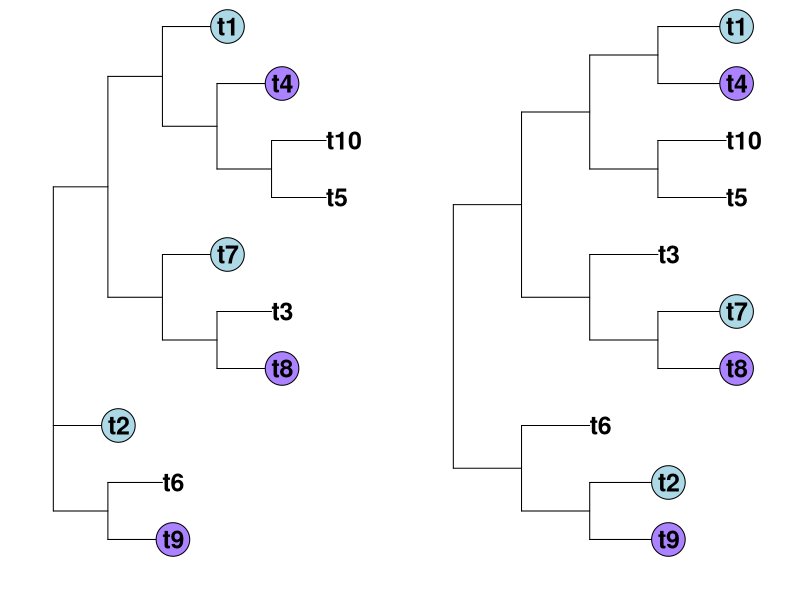
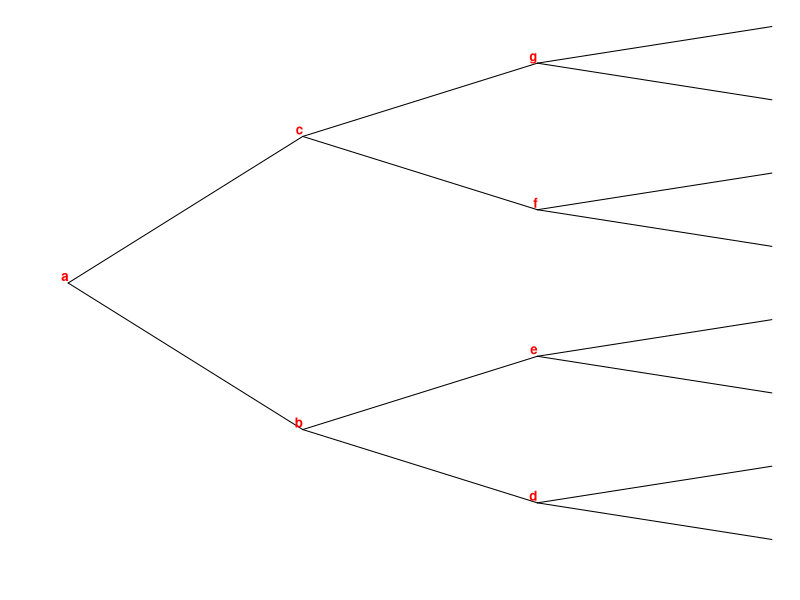
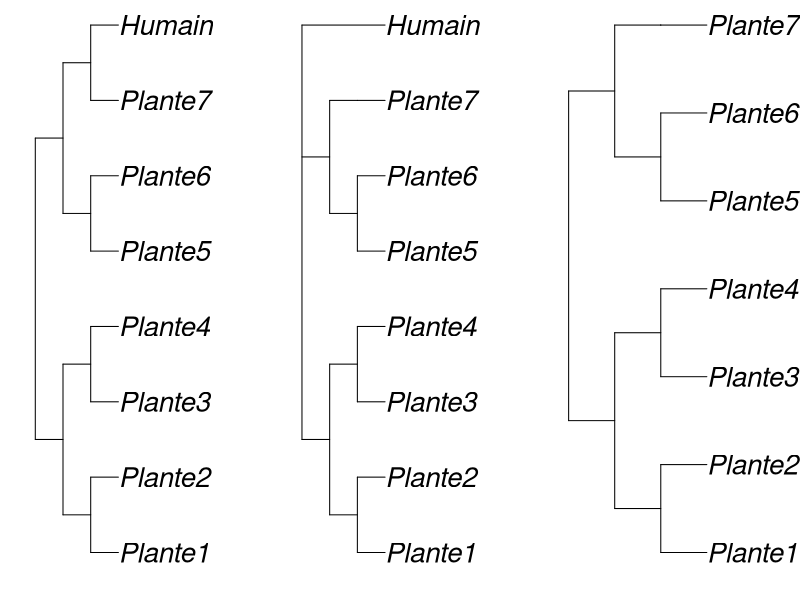
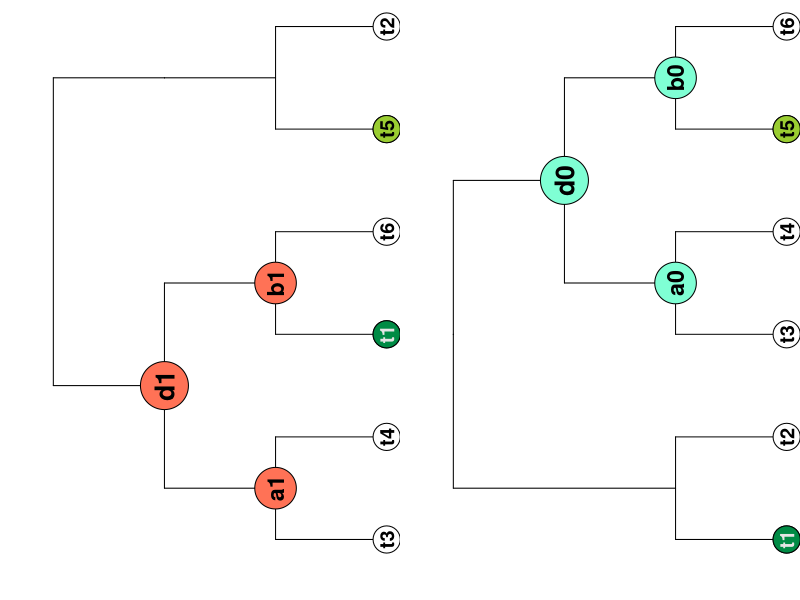
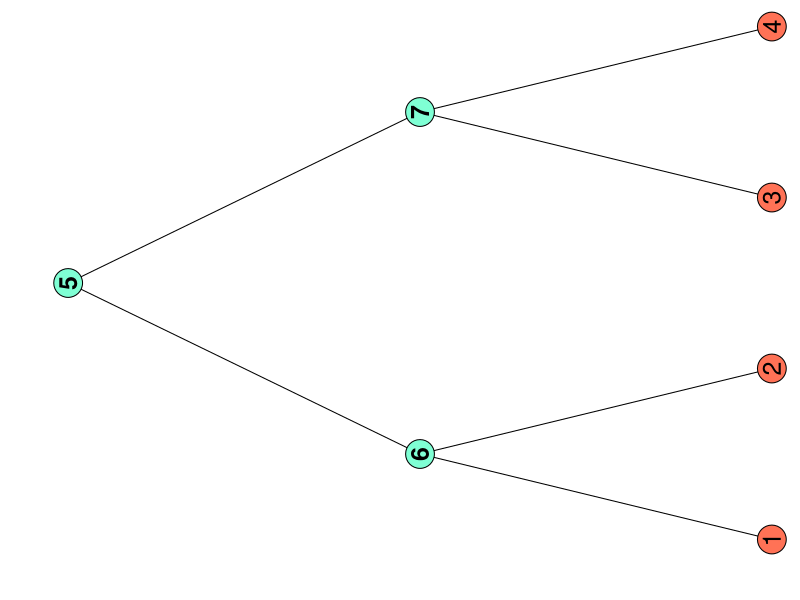
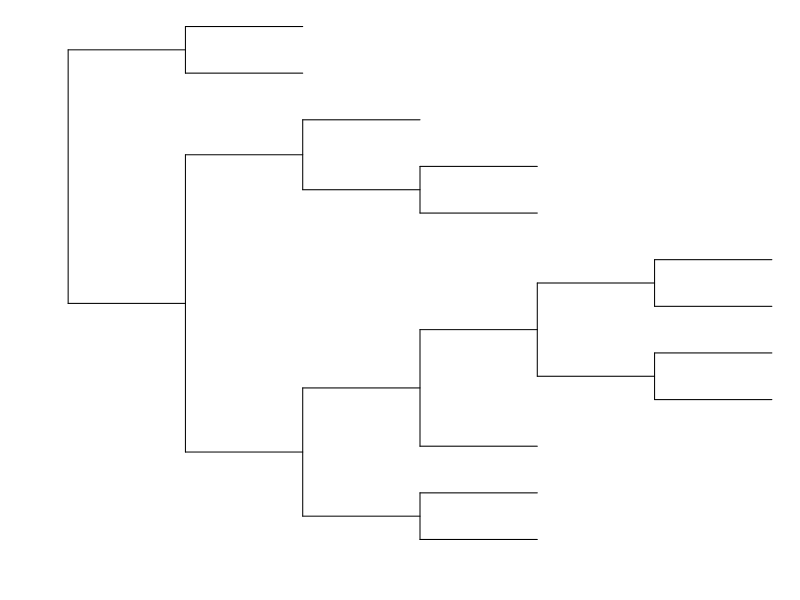
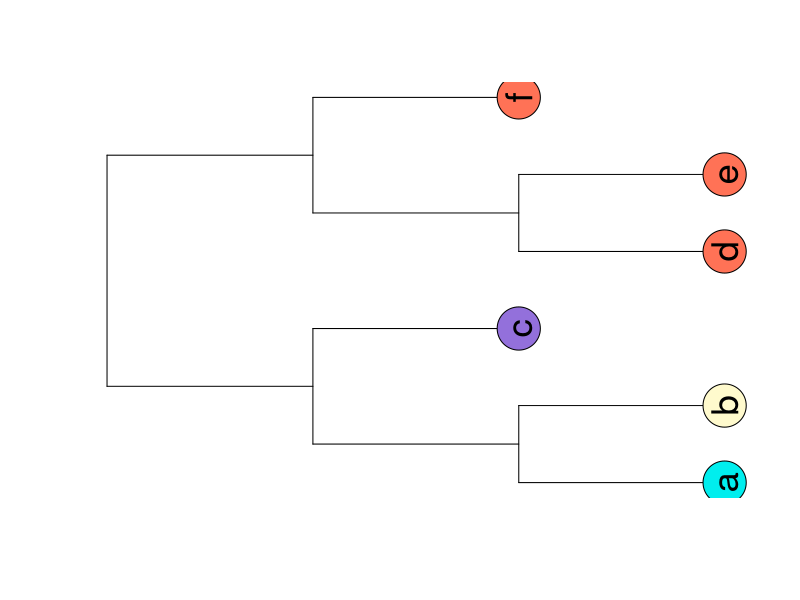
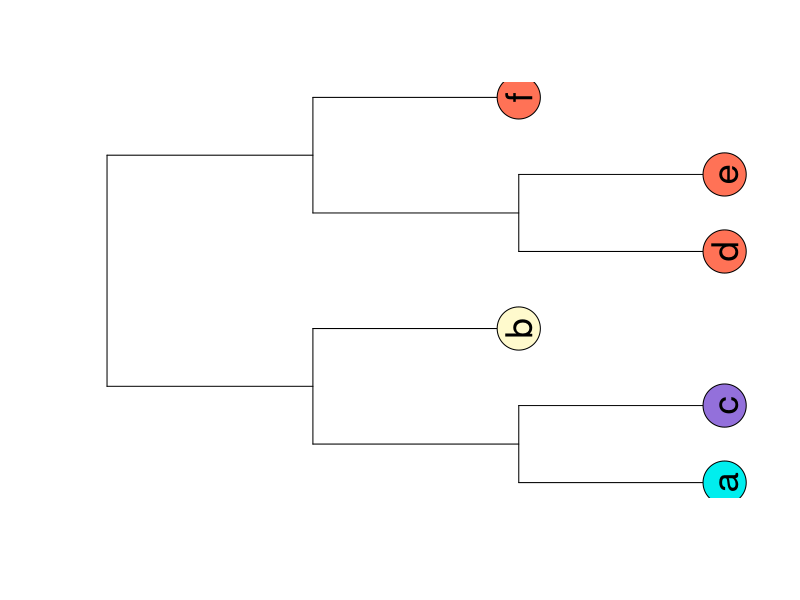

The R source for these figures, in order:
library(ape)
library(dplyr)
par(xpd = TRUE, mar = c(2, 2, 0.3, 0))


# Prend en compte la distance de déplacement des feuilles
createTaxPhyAlt <- function(nbLeaves = 10, nb.move = 2, dist = 4){
  
  # Vérif 
  if (dist <= 2 || dist > nbLeaves/2){
    return(print("Argument 'dist', has to be between 2 and half the number of leaves"))
  }
  # Création de l'arbre taxo
  taxo = rtree(nbLeaves, rooted = FALSE)
  taxo$edge.length[] <- 1 # Toutes les arrêtes font 1 de long
  
  # Matrice de distance et choix des feuilles ####
  # Récupérer des couples à une certaine distance 
  # Peux pas prendre 2 fois la même feuille
  distMat = cophenetic.phylo(taxo) 
  distMat[lower.tri(distMat)] <- NA
  tmpcoords = data.frame(which(distMat == dist, arr.ind = T)) # Coordonnées OK
  # Enlever doubles dans ligne; dans colonnes; entre lignes et colonnes
  tmpcoords = distinct(tmpcoords, row, .keep_all = T) 
  tmpcoords = distinct(tmpcoords, col, .keep_all = T) 
  tmpcoords = tmpcoords[-(na.omit(match(tmpcoords$row, tmpcoords$col))),]
  
  # Choix de le feuille à déplacer et de la feuille où déplacer
  tipMoved = c()
  tipTo = c()
  i = 1
  if (nrow(tmpcoords) >= nb.move){ # Au moins autant de résultats que demandé
    while (i <= nb.move){
      tipTo = append(tipTo, tmpcoords[i,1])
      tipMoved = append(tipMoved, tmpcoords[i,2])
      i = i+1
    }
  } else return(createTaxPhyAlt(nbLeaves, nb.move, dist)) # Sinon, relancer
  
  # Formatage pour benchmark
  tipsNumber = sub(".", "", taxo$tip.label)
  wrongTips = taxo$tip.label[tipMoved]
  
  # Création arbre phylo ####
  #' [Visu taxo et phylo]
  par(xpd = TRUE) # Permettre à la légende de sortir du cadre de la figure
  taxo = makeNodeLabel(taxo, method = "number", prefix = "tax") 
  
  layout(matrix(c(1,2),1,2)) # Matrice pour tracer les plots
  
  # Plot arbre taxo avec les bons nom
  plot(taxo, cex = 1.5, font = 2)
  #nodelabels(taxo$node.label, adj = c(1,-0.2), frame = "n", cex = 0.8, font = 2, col="red")
  tiplabels(taxo$tip.label[tipTo], tipTo, frame = "c",
            adj=0, font = 2, cex = 1.5, bg = "mediumpurple1")
  tiplabels(wrongTips, tipMoved, frame = "c",
            adj=0, bg = "lightblue", font = 2, cex = 1.5)
  
  # Création arbre phylo
  phylo = taxo
  tipToAdjust = c()
  for (i in 1:length(tipMoved)){
    # Ajuste l'indice des feuilles dans phylo comme on en enlève une par une
    tmptree = keep.tip(taxo, taxo$tip.label[tipMoved[i]])
    phylo = drop.tip(phylo, taxo$tip.label[tipMoved[i]])
    tipToAdjust = append(tipToAdjust,
                         which(phylo$tip.label == taxo$tip.label[tipTo[i]])) 
    phylo = bind.tree(phylo, tmptree, where = tipToAdjust[i], position =  0.5)
  }
  phylo$edge.length[] <- 1
  
  # Plot arbre phylo
  tipMovedTo = match(taxo$tip.label[tipMoved], phylo$tip.label)
  phylo = makeNodeLabel(phylo, method = "number", prefix = "phy")
  plot(phylo, cex = 1.5, font = 2)
  #nodelabels(phylo$node.label, adj = c(1,-0.2), frame = "n", cex = 0.8, font = 2, col="red")
  tiplabels(taxo$tip.label[tipTo], tipToAdjust, frame = "c",
            adj=0, bg = "mediumpurple1", font = 2, cex = 1.5)
  tiplabels(taxo$tip.label[tipMoved], tipMovedTo,
            adj=0, frame = "c", bg = "lightblue", font = 2, cex = 1.5)
  
  
  # Nombre d'arrêtes entre les paires de feuilles déplacées ####
  edgeDist = c()
  notWrongTips = c()
  wrongTips = sub(".","",wrongTips)
  
  for (i in 1:nb.move) {
    edges = (length(nodepath(taxo, tipMoved[i], tipTo[i])))-1
    if (edges == 2) {
      notWrongTips = append(notWrongTips, tipsNumber[tipMoved[i]])
    }
    edgeDist = append(edgeDist, edges)
  }
  
  if (!(identical(pmatch(notWrongTips, wrongTips), integer(0)))){
    realWrongTips = wrongTips[-pmatch(notWrongTips, wrongTips)]
  } else realWrongTips = wrongTips
  
  
  taxo[[6]] = "taxo"
  names(taxo)[6] = "name"
  
  phylo[[6]] = "phylo"
  names(phylo)[6] = "name"
  
  return(list(taxo = taxo, phylo = phylo, 
              notWrongTips = notWrongTips, truth = c(tipsNumber[-c(tipMoved,tipTo)], notWrongTips),
              edgeDist = edgeDist, realWrongTips = realWrongTips, wrongTips = wrongTips))
}
createTaxPhyAlt(nbLeaves = 10, nb.move = 3, dist = 3)

# Arbre équilibré ####
layout(matrix(c(1),1,1))
a = stree(8, "b")
a$edge.length = rep(1, length(a$tip.label)*2-2)
a$node.label = c("a","b","d","e","c","f","g")

plot.phylo(a, "c", show.node.label = F, show.tip.label = F)
nodelabels(a$node.label, adj = c(1,-0.2), frame = "n", cex = 0.8, font = 2, col="red")
ape::write.tree(a)

# Exemple humain:plante ####
layout(matrix(c(1,2,3),1,3))

a = read.tree(text = "(((Plante1:1,Plante2:1)d:1,(Plante3:1,Plante4:1)e:1)b:1,((Plante5:1,Plante6:1)f:1,(Plante7:1,Humain:1)g:1)c:1)a;")
b = read.tree(text = "(((Plante1:1,Plante2:1)d:1,(Plante3:1,Plante4:1)e:1)b:1,((Plante5:1,Plante6:1)f:1,(Plante7:1)g:1)c:1,Humain:3)a;")
c = read.tree(text = "(((Plante1:1,Plante2:1)d:1,(Plante3:1,Plante4:1)e:1)b:1,((Plante5:1,Plante6:1)f:1,(Plante7:1)g:1)c:1)a;")

plot.phylo(a, show.node.label = F, cex = 2.5)
plot(b, cex = 2.5)
plot(c, cex = 2.5)

# Exemple MAST KAST ####
# Arbres de départ

layout(matrix(c(1),1,1))
a = read.tree(text = "(((a:1,b:1):1,c:1):1,((d:1,e:1):1,f:1):1);")
b = read.tree(text = "(((a:1,c:1):1,b:1):1,((d:1,e:1):1,f:1):1);")

png("./graphes/kast_a1.png", width = 350, height = 550)
plot(a)
tiplabels(a$tip.label, cex = 2.2, frame = "c", col = c("black"), 
          bg = c("cyan2","lemonchiffon","mediumpurple",rep("coral1",3)) , srt=90)
dev.off()

png("./graphes/kast_b1.png", width = 350, height = 550)
plot(b)
tiplabels(b$tip.label, cex = 2.2, frame = "c", col = c("black"), 
          bg = c("cyan2","mediumpurple","lemonchiffon",rep("coral1",3)) , srt=90)
dev.off()

# MASTS
#layout(matrix(c(1,2,3),1,3))
m1 = read.tree(text = "((a:1,b:1):1,((d:1,e:1):1,f:1):1);")
m2 = read.tree(text = "((a:1,c:1):1,((d:1,e:1):1,f:1):1);")
m3 = read.tree(text = "((b:1,c:1):1,((d:1,e:1):1,f:1):1);")

png("./graphes/kast_m1.png", width = 350, height = 550)
plot(m1)
tiplabels(m1$tip.label, cex = 2.2, frame = "c", col = "black", 
          bg = c("cyan2","lemonchiffon",rep("coral1",3)) , srt=90)
dev.off()

png("./graphes/kast_m2.png", width = 350, height = 550)
plot(m2)
tiplabels(m2$tip.label, cex = 2.2, frame = "c", col = "black", 
          bg = c("cyan2","mediumpurple",rep("coral1",3)) , srt=90)
dev.off()

png("./graphes/kast_m3.png", width = 350, height = 550)
plot(m3)
tiplabels(m3$tip.label, cex = 2.2, frame = "c", col = "black", 
          bg = c("lemonchiffon","mediumpurple",rep("coral1",3)) , srt=90)
dev.off()

# KAST
layout(matrix(c(1),1,1))
k1 = read.tree(text = "((d:1,e:1):1,f:1):1;")

png("./graphes/kast_k1.png", width = 350, height = 550)
plot(k1)
tiplabels(k1$tip.label, cex = 2.2, frame = "c", col = c("black"), 
          bg = c("coral1") , srt=90)
dev.off()

# Exemple MAST DIAG et MAST matching ####
layout(matrix(c(1,2),1,2))
a = read.tree(text = "(((t3:0.5,t4:0.5)a1:0.5,(t1:0.5,t6:0.5)b1:0.5)d1:0.5,((t5:0.5,t2:0.5)c1:0.5)f0:0.5)top;")
plot.phylo(a, show.node.label = F, show.tip.label = F)
# Plots high nodes in circles
nodelabels(a$node.label[2], node = 2+6, col="black", 
           adj = c(0.5,0.5), frame = "c", cex = 1.6, font = 2, 
           bg=c("coral1"),srt = 90)
# Plot low nodes
nodelabels(a$node.label[c(3,4)], node = c(3,4)+6, col="black",
           adj = c(0.5,0.5), frame = "c", cex = 1.4, font = 2, 
           bg=c(rep("coral1",2)),srt = 90)
# Plpot leaves
tiplabels(a$tip.label, frame = "c", cex = 1.2, font = 2, srt = 90, bg = "white")
tiplabels(a$tip.label[c(3,5)], tip = c(3,5), frame = "c", cex = 1.2, font = 2, 
          srt = 90, bg = c("springgreen4","olivedrab3"), col = c("grey90","black"))


b = read.tree(text = "(((t1:0.5,t2:0.5)c1:1,((t3:0.5,t4:0.5)a0:0.5,(t5:0.5,t6:0.5)b0:0.5)d0:0.5)f1:0)top;")
plot.phylo(b, show.node.label = F, show.tip.label = F)
# Plots high nodes in circles
nodelabels(b$node.label[4], node = 4+6, col="black", 
           adj = c(0.5,0.5), frame = "c", cex = 1.6, font = 2, 
           bg=c("aquamarine"),srt = 90)
# Plot low nodes
nodelabels(b$node.label[c(5,6)], node = c(5,6)+6, col="black",
           adj = c(0.5,0.5), frame = "c", cex = 1.4, font = 2, 
           bg=c(rep("aquamarine",2)),srt = 90)
# Plot leaves
tiplabels(b$tip.label, frame = "c", cex = 1.2, font = 2, srt = 90,  bg = "white")
tiplabels(b$tip.label[c(5,1)], tip = c(5,1), frame = "c", cex = 1.2, font = 2, 
          srt = 90, bg = c("olivedrab3","springgreen4"), col = c("black","grey90"))

# Exemple arbre et tableau ####
layout(matrix(c(1),1,1))
a = stree(4, "b", tip.label = c(1,2,3,4))
a$edge.length = rep(1, length(a$tip.label)*2-2)
a$node.label = c(5,6,7)

plot.phylo(a, "c", show.node.label = F, show.tip.label = F)
tiplabels(a$tip.label, cex = 1.5, frame = "c", col = "black", bg = "coral1" , srt=90)
nodelabels(a$node.label, frame = "c", cex = 1.5, font = 2, col="black", bg = "aquamarine", srt = 90)

# Oui ####
x = rtree(12)
x$edge.length[] <- 1
plot(x, show.tip.label = F)
